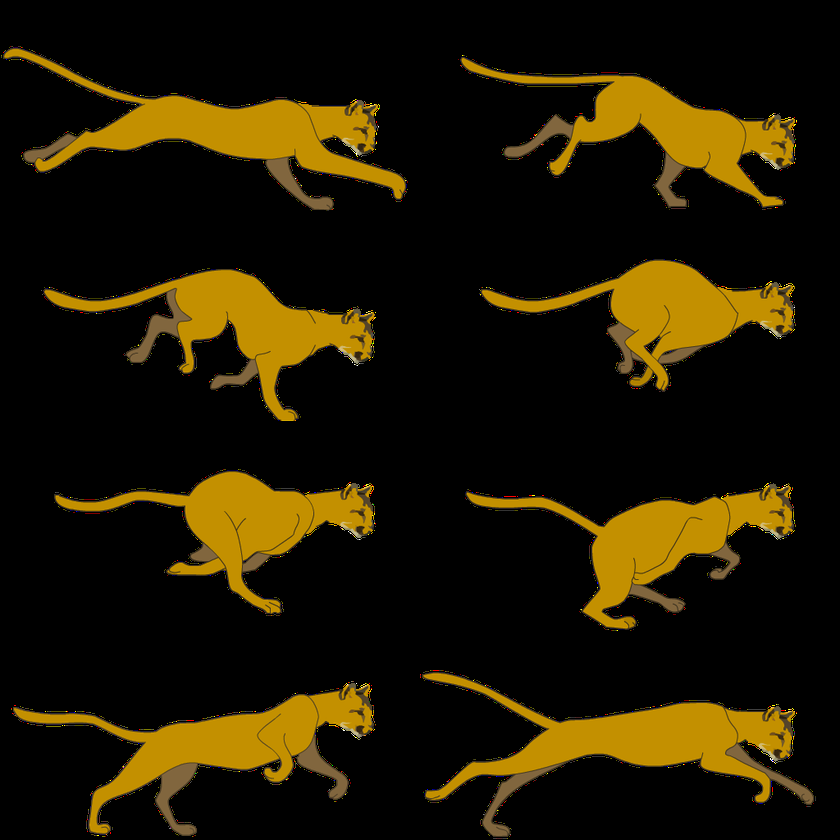
#> input picture runningcat.png, 840 x 840 px, shrunk from 1024 x 1024 before the run
$ python animation.py
#> lines starting #> are read from the running program, lines starting #| are printed output that depends on the picture
import cv2
import numpy as np
import time


spritesheet = cv2.imread('runningcat.png')
#> spritesheet is the input picture: shape (840, 840, 3); mean B, G, R 2.2, 25, 33.5
cat = spritesheet.copy()

frameX = 4
frameY = 2

height = cat.shape[0] // frameX
#> height = 210
width = cat.shape[1]//frameY
#> width = 420


i=0
j = 0
while True:
    time.sleep(1/20)
    cv2.imshow('spritesheet',cat[height * j:height * (j+1),width * i:width * (i+1),:])
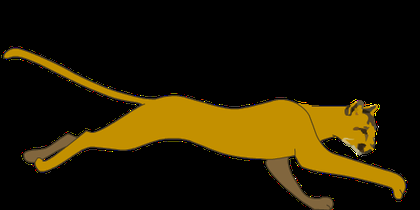
#> window 'spritesheet': shape (210, 420, 3); mean B, G, R 2.5, 28.4, 38
    i+=1
    if i == 2:
        j+=1
        j = j % frameX

    i = i % frameY

    if cv2.waitKey(1) & 0xFF == ord('q'):
#> (key q is pressed here)
        cv2.destroyAllWindows()
        break
